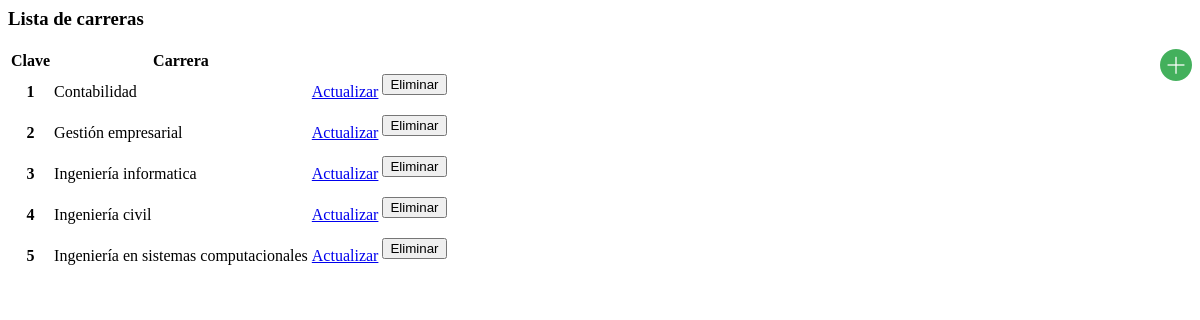
Page /carreras/carreras.php on the committed database.
### tables this page shows
CREATE TABLE carreras (
	clave VARCHAR(40) PRIMARY KEY,
	carrera VARCHAR(200)
);

### conexion/datos_conexion.php (called while the page is built, shortened)
<?php
	$DB_NOMBRE = 'verano';
?>

### carreras/carreras.php (the view, shortened to what this page needs)
<?php
	require 'CarreraModel.php';
	$carreras = new CarreraModel;
	$listaCarreras = $carreras->getListaCarreras();
?>
<div class="col panel panel-success col-lg-offset-0">
	<div class="panel-heading text-center">
		<h3 >Lista de carreras</h3>
	</div>
	<div class="panel-body ">
		<a href="../carreras/agregar.php"><img src="../img/mas.png" alt="" style="float: right;" title="Agregar" ></a>
		<table class="table">
			<thead>
				<tr>
					<th>Clave</th>
					<th>Carrera</th>
					<th></th>
					<th></th>
				</tr>
			</thead>
			<tbody>
				<?php
					if ( $listaCarreras ){
						while($row = $listaCarreras->fetch_assoc()) { ?>
							<tr>
								<th> <?php echo $row['clave']; ?> </th>
								<td> <?php echo $row['carrera']; ?> </td>
								<td>
									<a class="btn btn-primary" href="../carreras/actualizar.php?clave=<?php echo $row['clave']; ?>">Actualizar</a>
								</td>
								<td>
									 <form action="../carreras/CarreraModel.php" method="POST">
										<input name="btt_eliminar" type="submit" class="btn btn-danger" value="Eliminar">
									</form>
								</td>
							</tr>
				<?php } } ?>
			</tbody>
		</table>
	</div>
</div>

### rows in the picture
carreras: clave "1", carrera "Contabilidad"
carreras: clave "2", carrera "Gestión empresarial"
carreras: clave "3", carrera "Ingeniería informatica"
carreras: clave "4", carrera "Ingeniería civil"
carreras: clave "5", carrera "Ingeniería en sistemas computacionales"
